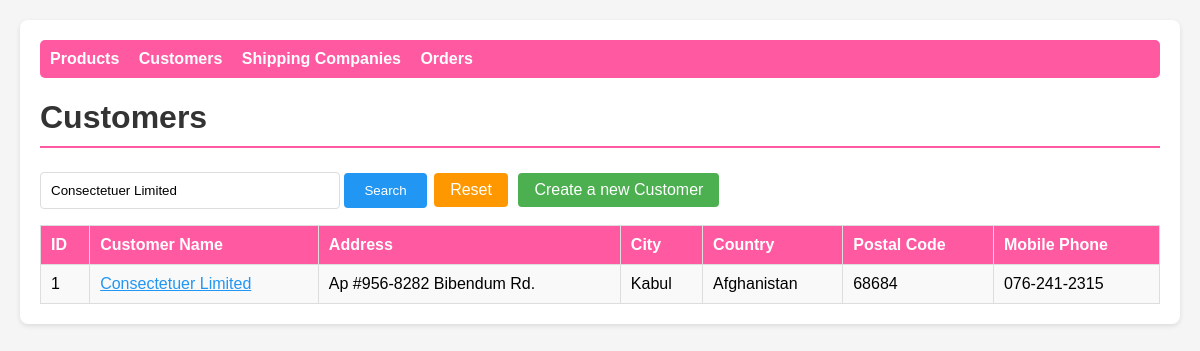
The page /customers.php?kw=Consectetuer Limited on the database its author committed.
### tables this page shows
CREATE TABLE Customers (
    CustomerID INT AUTO_INCREMENT PRIMARY KEY,
    CustomerName VARCHAR(50) NOT NULL,
    AddressLine1 VARCHAR(50) NOT NULL,
    City VARCHAR(50),
    Country VARCHAR(50) NOT NULL,
    PostalCode VARCHAR(5) NOT NULL,
    MobilePhone VARCHAR(12) NOT NULL
);

### customers.php (the view, shortened to what this page needs)
<?php
include 'db.php';
$kw = $_GET['kw'] ?? '';
if ($kw != '') {
    $stmt = $conn->prepare("SELECT * FROM Customers WHERE CustomerName LIKE ?");
    $search = "%$kw%";
    $stmt->bind_param("s", $search);
    $stmt->execute();
    $result = $stmt->get_result();
} else {
    $result = $conn->query("SELECT * FROM Customers");
}
?>
<!DOCTYPE html>
<html>
<head>
    <link rel="stylesheet" href="style.css">
</head>
<body>
<div class="container">
    <nav>
        <a href="products.php">Products</a>
        <a href="customers.php">Customers</a>
        <a href="shipping.php">Shipping Companies</a>
        <a href="orders.php">Orders</a>
    </nav>
    <h1>Customers</h1>
    <div class="search-box">
        <form method="GET">
            <input type="text" name="kw" value="<?= htmlspecialchars($kw) ?>" placeholder="Search by Customer Name...">
            <button type="submit">Search</button>
            <a href="customers.php" class="btn btn-reset">Reset</a>
            <a href="customer_form.php" class="btn btn-add">Create a new Customer</a>
        </form>
    </div>
    <table>
        <tr>
            <th>ID</th>
            <th>Customer Name</th>
            <th>Address</th>
            <th>City</th>
            <th>Country</th>
            <th>Postal Code</th>
            <th>Mobile Phone</th>
        </tr>
        <?php while ($r = $result->fetch_assoc()): ?>
        <tr>
            <td><?= $r['CustomerID'] ?></td>
            <td><a href="customer_form.php?id=<?= $r['CustomerID'] ?>"><?= htmlspecialchars($r['CustomerName']) ?></a></td>
            <td><?= htmlspecialchars($r['AddressLine1']) ?></td>
            <td><?= htmlspecialchars($r['City']) ?></td>
            <td><?= htmlspecialchars($r['Country']) ?></td>
            <td><?= htmlspecialchars($r['PostalCode']) ?></td>
            <td><?= htmlspecialchars($r['MobilePhone']) ?></td>
        </tr>
        <?php endwhile; ?>
    </table>
</div>
</body>
</html>

### style.css (style rules this page uses)
* { box-sizing: border-box; font-family: Arial, sans-serif; }
body { margin: 20px; background: #f5f5f5; }
.container { max-width: 1200px; margin: auto; background: white; padding: 20px; border-radius: 8px; box-shadow: 0 2px 5px rgba(0,0,0,0.1); }
h1 { color: #333; border-bottom: 2px solid #ff59a1; padding-bottom: 10px; }
nav { margin-bottom: 20px; padding: 10px; background: #ff59a1; border-radius: 5px; }
nav a { color: white; margin-right: 15px; text-decoration: none; font-weight: bold; }
table { width: 100%; border-collapse: collapse; margin-top: 15px; }
th, td { border: 1px solid #ddd; padding: 10px; text-align: left; }
th { background: #ff59a1; color: white; }
tr:nth-child(even) { background: #f9f9f9; }
.search-box { margin: 15px 0; }
.search-box input { padding: 10px; width: 300px; border: 1px solid #ddd; border-radius: 4px; }
.search-box button { padding: 10px 20px; background: #2196F3; color: white; border: none; border-radius: 4px; cursor: pointer; }
.btn { padding: 8px 16px; margin: 3px; text-decoration: none; border-radius: 4px; display: inline-block; cursor: pointer; border: none; }
.btn-add { background: #4CAF50; color: white; }
.btn-reset { background: #ff9800; color: white; }
a { color: #2196F3; }

### rows shown on the page
customers: CustomerID "1", CustomerName "Consectetuer Limited", AddressLine1 "Ap #956-8282 Bibendum Rd.", City "Kabul", Country "Afghanistan", PostalCode "68684", MobilePhone "076-241-2315"
